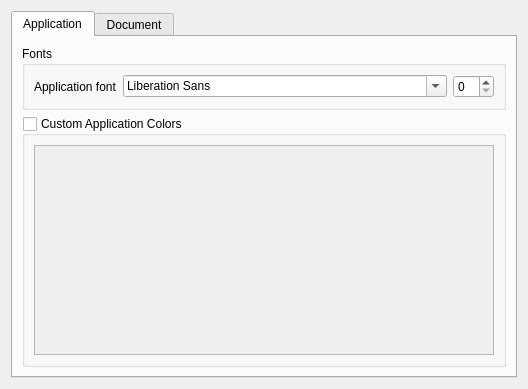
<?xml version="1.0" encoding="UTF-8"?>
<ui version="4.0">
 <class>SchemeConfig</class>
 <widget class="QWidget" name="SchemeConfig">
  <property name="geometry">
   <rect>
    <x>0</x>
    <y>0</y>
    <width>528</width>
    <height>389</height>
   </rect>
  </property>
  <property name="windowTitle">
   <string>Scheme Config</string>
  </property>
  <layout class="QGridLayout" name="gridLayout_3">
   <item row="0" column="0">
    <widget class="QTabWidget" name="uiOptionsTAB">
     <property name="currentIndex">
      <number>0</number>
     </property>
     <widget class="QWidget" name="uiApplicationTAB">
      <attribute name="title">
       <string>Application</string>
      </attribute>
      <layout class="QGridLayout" name="gridLayout_7">
       <item row="0" column="0">
        <widget class="QGroupBox" name="groupBox_3">
         <property name="title">
          <string>Fonts</string>
         </property>
         <layout class="QGridLayout" name="gridLayout_5">
          <item row="0" column="0">
           <widget class="QLabel" name="label_2">
            <property name="text">
             <string>Application font</string>
            </property>
           </widget>
          </item>
          <item row="0" column="1">
           <widget class="QFontComboBox" name="uiApplicationFontDDL">
            <property name="sizePolicy">
             <sizepolicy hsizetype="Expanding" vsizetype="Fixed">
              <horstretch>0</horstretch>
              <verstretch>0</verstretch>
             </sizepolicy>
            </property>
           </widget>
          </item>
          <item row="0" column="2">
           <widget class="QSpinBox" name="uiApplicationFontSizeSPN"/>
          </item>
         </layout>
        </widget>
       </item>
       <item row="1" column="0">
        <widget class="QGroupBox" name="uiApplicationColorGRP">
         <property name="title">
          <string>Custom Application Colors</string>
         </property>
         <property name="checkable">
          <bool>true</bool>
         </property>
         <property name="checked">
          <bool>false</bool>
         </property>
         <layout class="QGridLayout" name="gridLayout_6">
          <item row="0" column="0">
           <widget class="QTreeWidget" name="uiApplicationColorTREE">
            <property name="horizontalScrollBarPolicy">
             <enum>Qt::ScrollBarAlwaysOff</enum>
            </property>
            <property name="alternatingRowColors">
             <bool>true</bool>
            </property>
            <property name="selectionMode">
             <enum>QAbstractItemView::NoSelection</enum>
            </property>
            <property name="rootIsDecorated">
             <bool>false</bool>
            </property>
            <attribute name="headerVisible">
             <bool>false</bool>
            </attribute>
            <attribute name="headerStretchLastSection">
             <bool>true</bool>
            </attribute>
            <column>
             <property name="text">
              <string>Color</string>
             </property>
            </column>
            <column>
             <property name="text">
              <string>New Column</string>
             </property>
            </column>
            <column>
             <property name="text">
              <string/>
             </property>
            </column>
           </widget>
          </item>
         </layout>
        </widget>
       </item>
      </layout>
     </widget>
     <widget class="QWidget" name="uiDocumentTAB">
      <attribute name="title">
       <string>Document</string>
      </attribute>
      <layout class="QGridLayout" name="gridLayout_4">
       <item row="0" column="0">
        <widget class="QGroupBox" name="groupBox">
         <property name="title">
          <string>Fonts</string>
         </property>
         <layout class="QGridLayout" name="gridLayout">
          <item row="0" column="0">
           <widget class="QLabel" name="label">
            <property name="text">
             <string>Page font</string>
            </property>
           </widget>
          </item>
          <item row="0" column="1">
           <widget class="QFontComboBox" name="uiPageFontDDL">
            <property name="sizePolicy">
             <sizepolicy hsizetype="Expanding" vsizetype="Fixed">
              <horstretch>0</horstretch>
              <verstretch>0</verstretch>
             </sizepolicy>
            </property>
           </widget>
          </item>
          <item row="0" column="2">
           <widget class="QSpinBox" name="uiPageFontSizeSPN"/>
          </item>
          <item row="1" column="0">
           <widget class="QLabel" name="label_3">
            <property name="text">
             <string>Margin font</string>
            </property>
           </widget>
          </item>
          <item row="1" column="1">
           <widget class="QFontComboBox" name="uiPageMarginFontDDL">
            <property name="sizePolicy">
             <sizepolicy hsizetype="Expanding" vsizetype="Fixed">
              <horstretch>0</horstretch>
              <verstretch>0</verstretch>
             </sizepolicy>
            </property>
           </widget>
          </item>
          <item row="1" column="2">
           <widget class="QSpinBox" name="uiPageMarginFontSizeSPN"/>
          </item>
         </layout>
        </widget>
       </item>
       <item row="1" column="0">
        <widget class="QGroupBox" name="uiDocumentColorGRP">
         <property name="title">
          <string>Custom Document Colors</string>
         </property>
         <property name="checkable">
          <bool>true</bool>
         </property>
         <property name="checked">
          <bool>false</bool>
         </property>
         <layout class="QGridLayout" name="gridLayout_2">
          <item row="0" column="0">
           <widget class="QTreeWidget" name="uiPageColorTREE">
            <property name="horizontalScrollBarPolicy">
             <enum>Qt::ScrollBarAlwaysOff</enum>
            </property>
            <property name="alternatingRowColors">
             <bool>true</bool>
            </property>
            <property name="selectionMode">
             <enum>QAbstractItemView::NoSelection</enum>
            </property>
            <property name="rootIsDecorated">
             <bool>false</bool>
            </property>
            <attribute name="headerVisible">
             <bool>false</bool>
            </attribute>
            <attribute name="headerStretchLastSection">
             <bool>true</bool>
            </attribute>
            <column>
             <property name="text">
              <string>Color</string>
             </property>
            </column>
            <column>
             <property name="text">
              <string>New Column</string>
             </property>
            </column>
            <column>
             <property name="text">
              <string/>
             </property>
            </column>
           </widget>
          </item>
         </layout>
        </widget>
       </item>
      </layout>
     </widget>
    </widget>
   </item>
  </layout>
 </widget>
 <resources/>
 <connections/>
</ui>
